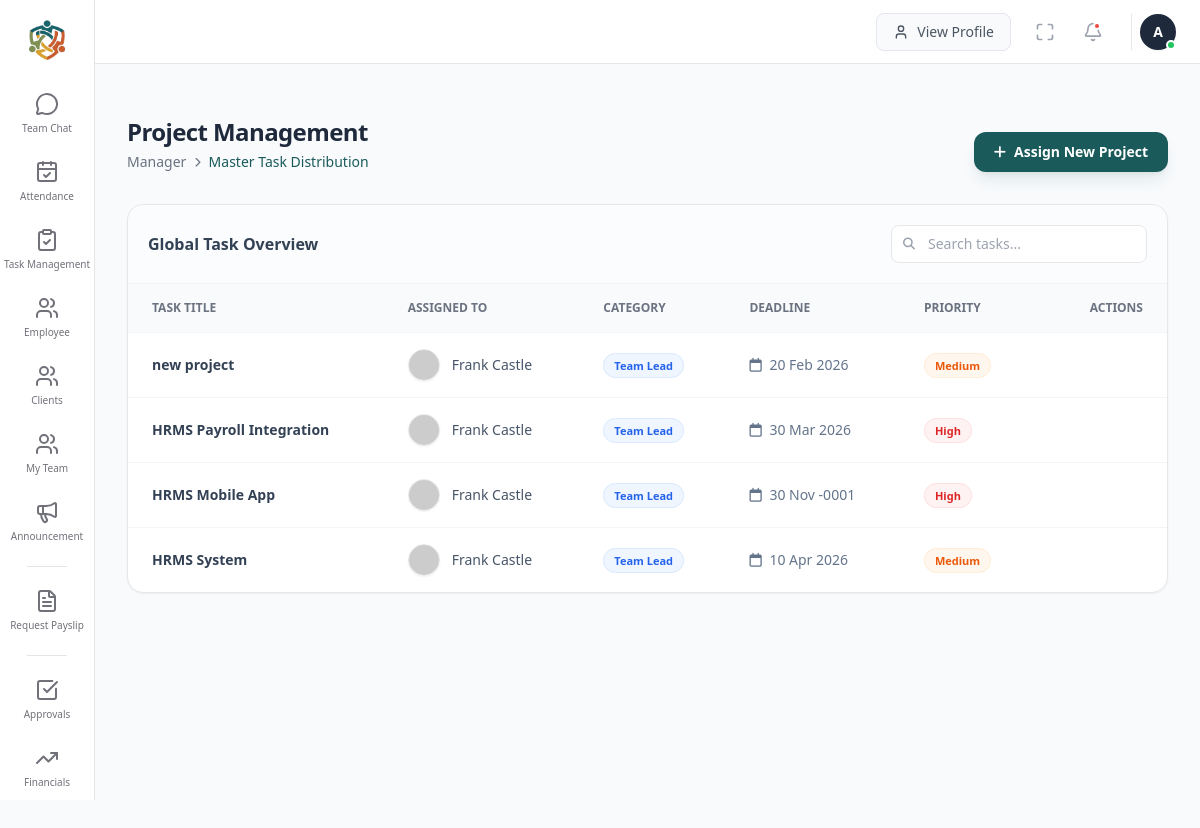
Page /manager_task.php (signed in) on the committed database.
### tables this page shows
CREATE TABLE `projects` (
  `id` int(11) NOT NULL,
  `project_name` varchar(255) NOT NULL,
  `leader_id` int(11) NOT NULL,
  `deadline` date NOT NULL,
  `total_tasks` int(11) DEFAULT 0,
  `completed_tasks` int(11) DEFAULT 0,
  `description` text DEFAULT NULL,
  `client_name` varchar(100) DEFAULT NULL,
  `created_by` int(11) DEFAULT NULL,
  `start_date` date DEFAULT NULL,
  `priority` enum('High','Medium','Low') DEFAULT 'Medium',
  `status` enum('Active','Pending','Completed','Hold') DEFAULT 'Active',
  `progress` int(11) DEFAULT 0,
  `project_logo` varchar(255) DEFAULT NULL,
  `project_value` decimal(10,2) DEFAULT 0.00,
  `price_type` enum('Hourly','Fixed') DEFAULT 'Fixed'
);

### manager_task.php (the view, shortened to what this page needs)
<?php
require_once 'include/db_connect.php';
$projects = [];
$proj_query = "SELECT p.*, COALESCE(u.name, ep.full_name) as leader_name, ep.profile_img, ep.designation
               FROM projects p
               LEFT JOIN users u ON p.leader_id = u.id
               LEFT JOIN employee_profiles ep ON u.id = ep.user_id
               ORDER BY p.id DESC";
$proj_result = mysqli_query($conn, $proj_query);
if ($proj_result) {
    $projects = mysqli_fetch_all($proj_result, MYSQLI_ASSOC);
}
?>
<!DOCTYPE html>
<html lang="en">
<head>
    <script src="https://cdn.tailwindcss.com"></script>
    <link rel="stylesheet" href="https://cdnjs.cloudflare.com/ajax/libs/font-awesome/6.4.0/css/all.min.css">
</head>
<body class="bg-slate-50 text-slate-800">
    <?php include('sidebars.php'); ?>
    <?php include('header.php'); ?>
    <div id="mainContent" class="p-8 min-h-screen">
        <div class="flex justify-between items-end mb-8">
            <div>
                <h1 class="text-2xl font-bold text-slate-800 tracking-tight">Project Management</h1>
                <nav class="flex text-sm text-gray-500 mt-1 gap-2 items-center">
                    <span class="hover:text-primary cursor-pointer">Manager</span>
                    <i class="fa-solid fa-chevron-right text-[10px]"></i>
                    <span class="text-primary font-medium">Master Task Distribution</span>
                </nav>
            </div>
            <button onclick="prepareAddModal()" class="bg-primary hover:bg-primaryDark text-white px-5 py-2.5 rounded-xl text-sm font-semibold shadow-lg shadow-teal-900/10 transition-all flex items-center gap-2">
                <i class="fas fa-plus"></i> Assign New Project
            </button>
        </div>
        <div class="bg-white border border-gray-200 rounded-2xl shadow-sm overflow-hidden">
            <div class="p-5 border-b border-gray-100 flex justify-between items-center bg-slate-50/50">
                <h3 class="font-bold text-slate-700">Global Task Overview</h3>
                <div class="relative">
                    <i class="fa-solid fa-search absolute left-3 top-1/2 -translate-y-1/2 text-gray-400 text-xs"></i>
                    <input type="text" id="searchInput" placeholder="Search tasks..." class="pl-9 pr-4 py-2 border border-gray-200 rounded-lg text-sm focus:outline-none focus:border-primary w-64 transition-colors">
                </div>
            </div>
            <div class="overflow-x-auto">
                <table class="w-full text-left border-collapse" id="taskTable">
                    <thead>
                        <tr class="bg-slate-50 text-xs uppercase text-gray-500 font-semibold border-b border-gray-100">
                            <th class="px-6 py-4">Task Title</th>
                            <th class="px-6 py-4">Assigned To</th>
                            <th class="px-6 py-4">Category</th>
                            <th class="px-6 py-4">Deadline</th>
                            <th class="px-6 py-4">Priority</th>
                            <th class="px-6 py-4 text-right">Actions</th>
                        </tr>
                    </thead>
                    <tbody class="text-sm divide-y divide-gray-100">
                        <?php if (empty($projects)): ?>
                            <tr>
                                <td colspan="6" class="px-6 py-10 text-center text-gray-500">No projects or tasks have been assigned yet.</td>
                            </tr>
                        <?php else: ?>
                            <?php foreach ($projects as $proj):
                                $priorityColor = 'bg-orange-50 text-orange-600 border-orange-100';
                                if ($proj['priority'] === 'High') $priorityColor = 'bg-red-50 text-red-600 border-red-100';
                                $imgSource = (!empty($proj['profile_img']) && $proj['profile_img'] !== 'default_user.png') ? $proj['profile_img'] : 'https://ui-avatars.com/api/?name='.urlencode($proj['leader_name']).'&background=random';
                            ?>
                            <tr class="hover:bg-slate-50/80 transition-colors group">
                                <td class="px-6 py-4 font-semibold text-slate-700 search-title"><?= htmlspecialchars($proj['project_name']) ?></td>
                                <td class="px-6 py-4 text-slate-600 flex items-center gap-3">
                                    <img src="<?= $imgSource ?>" class="w-8 h-8 rounded-full object-cover shadow-sm border border-gray-200">
                                    <?= htmlspecialchars($proj['leader_name'] ?? 'Unassigned') ?>
                                </td>
                                <td class="px-6 py-4">
                                    <span class="px-2.5 py-1 rounded-full text-[11px] font-bold bg-blue-50 text-blue-600 border border-blue-100">Team Lead</span>
                                </td>
                                <td class="px-6 py-4 text-slate-500"><i class="fa-regular fa-calendar mr-1"></i> <?= date('d M Y', strtotime($proj['deadline'])) ?></td>
                                <td class="px-6 py-4">
                                    <span class="px-2.5 py-1 rounded-full text-[11px] font-bold border <?= $priorityColor ?>"><?= htmlspecialchars($proj['priority']) ?></span>
                                </td>
                                <td class="px-6 py-4 text-right">
                                </td>
                            </tr>
                            <?php endforeach; ?>
                        <?php endif; ?>
                    </tbody>
                </table>
            </div>
        </div>
    </div>
</body>
</html>

### manager_task.php (style rules this page uses)
#mainContent { margin-left: 95px; width: calc(100% - 95px); transition: margin-left 0.3s ease, width 0.3s ease; }

### sidebars.php (style rules this page uses)
:root { --primary-sidebar-width: 95px; --secondary-sidebar-width: 220px; --active-bg: #f4f4f5; --border-color: #e4e4e7; --text-muted: #71717a; }

### rows in the picture
projects: project_name "new project", leader_name "Frank Castle", deadline "20 Feb 2026", priority "Medium"
projects: project_name "HRMS Payroll Integration", leader_name "Frank Castle", deadline "30 Mar 2026", priority "High"
projects: project_name "HRMS Mobile App", leader_name "Frank Castle", deadline "30 Nov -0001", priority "High"
projects: project_name "HRMS System", leader_name "Frank Castle", deadline "10 Apr 2026", priority "Medium"

### other values in the picture
$item['name'] "Team Chat"
$item['name'] "Attendance"
$item['name'] "Task Management"
$item['name'] "Employee"
$item['name'] "Clients"
$item['name'] "My Team"
$item['name'] "Announcement"
$item['name'] "Request Payslip"
$item['name'] "Approvals"
$item['name'] "Financials"
substr($display_name, 0, 1) "A"
